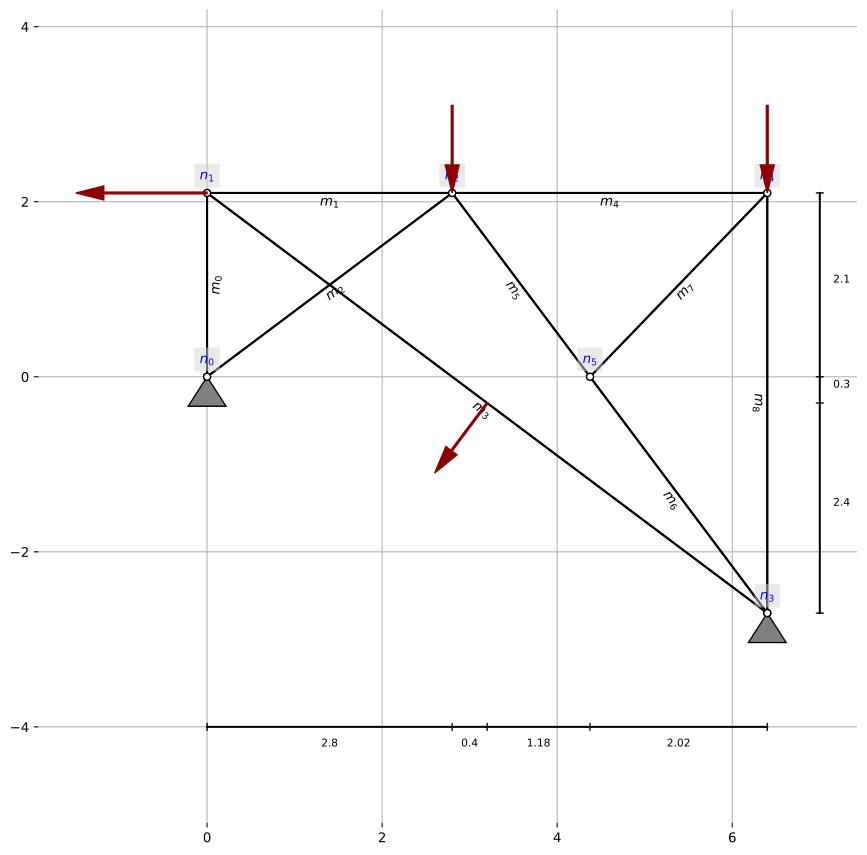

Write Python code to recreate this figure.
from Structure2D import Structure2D
# import sympy as sp

import matplotlib.pyplot as plt
import os  # to save plot only

s = Structure2D()

s.add_support(0, 0)

s.add_member_coordinates(s.supports[0].x, s.supports[0].y, s.supports[0].x, 2.1)
s.add_member_length_angle(s.nodes[1].x, s.nodes[1].y, 2.8, 0)
s.add_member_coordinates(s.nodes[0].x, s.nodes[0].y, s.nodes[2].x, s.nodes[2].y)
s.add_member_coordinates(s.nodes[1].x, s.nodes[1].y, 6.4, -2.7)
s.add_member_coordinates(s.nodes[2].x, s.nodes[2].y, 6.4, 2.1)
s.add_member_coordinates(s.nodes[2].x, s.nodes[2].y,2.8+1.575,0)
s.add_member_coordinates(s.nodes[5].x, s.nodes[5].y, 6.4, -2.7)
s.add_member_coordinates(s.nodes[4].x, s.nodes[4].y, s.nodes[5].x, s.nodes[5].y)
s.add_member_coordinates(s.nodes[4].x, s.nodes[4].y, s.nodes[3].x, s.nodes[3].y)
s.add_support(6.4,-2.7,"pin")


for node in s.nodes:
    s.add_hinge(node.x, node.y)

s.add_point_load_global(0,2.1, 1.5, 0,draw_at_head=False)
s.add_point_load_local('n2', None, 1)
s.add_point_load_local('n4', None, 1)
s.add_point_load_local('m3',s.members[3].length/2, 1, s.members[3].angle_deg + 90,draw_at_head=False)


##### plot the structure ####
plt.figure(figsize=(11, 11))
s.plot(
    draw_size=2,
    show_axis=True,
    show_properties=False,
    show_member_labels=True,  # show labels under each member
    draw_all_nodes=True,
    show_node_labels=True,  # show node labels on top of each node
    show_node_labels_types=False,  # show node type
    show_length_bars=True,
    length_bar_exact_values=False,  # True WORKS WITH SYMPY :) , False is decimal values
)

# save the plot
current_directory = os.path.dirname(os.path.abspath(__file__))
save_path = os.path.join(current_directory, "example2.svg")

plt.savefig(save_path, bbox_inches="tight", pad_inches=0.1)

